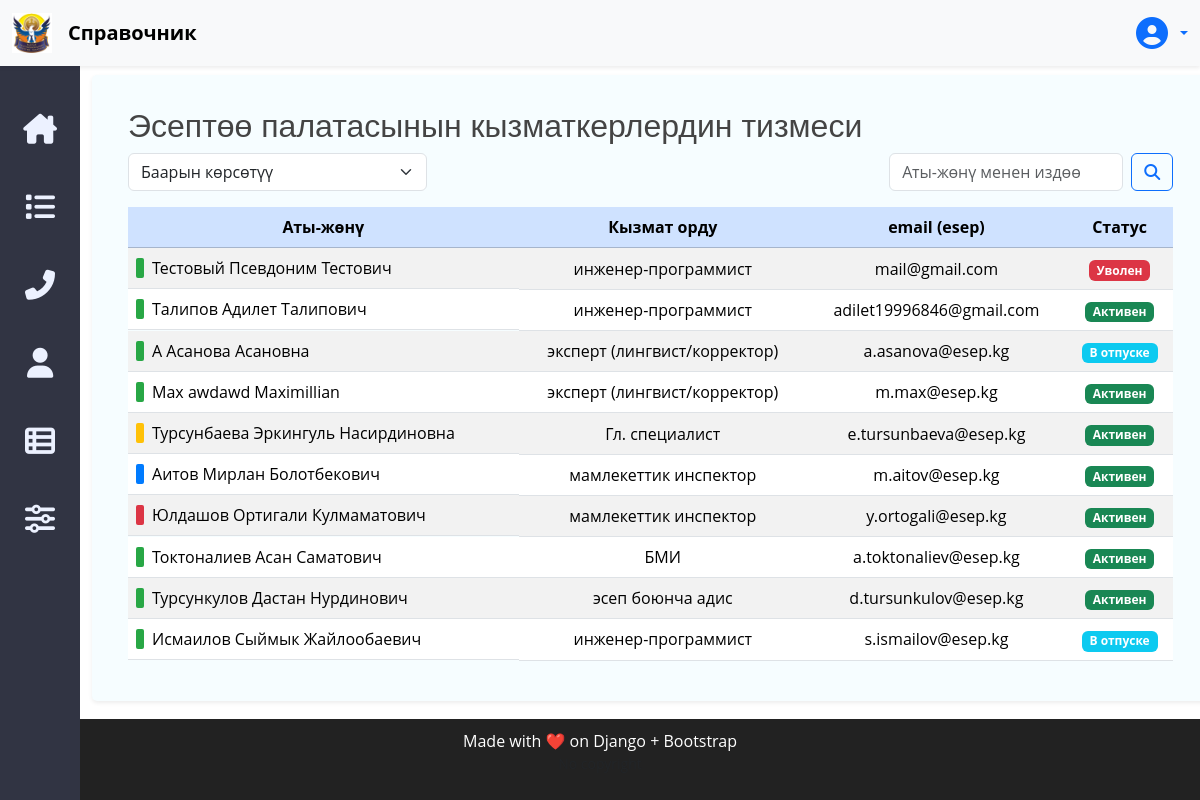
The page /employee_list/ on the database as committed earlier.
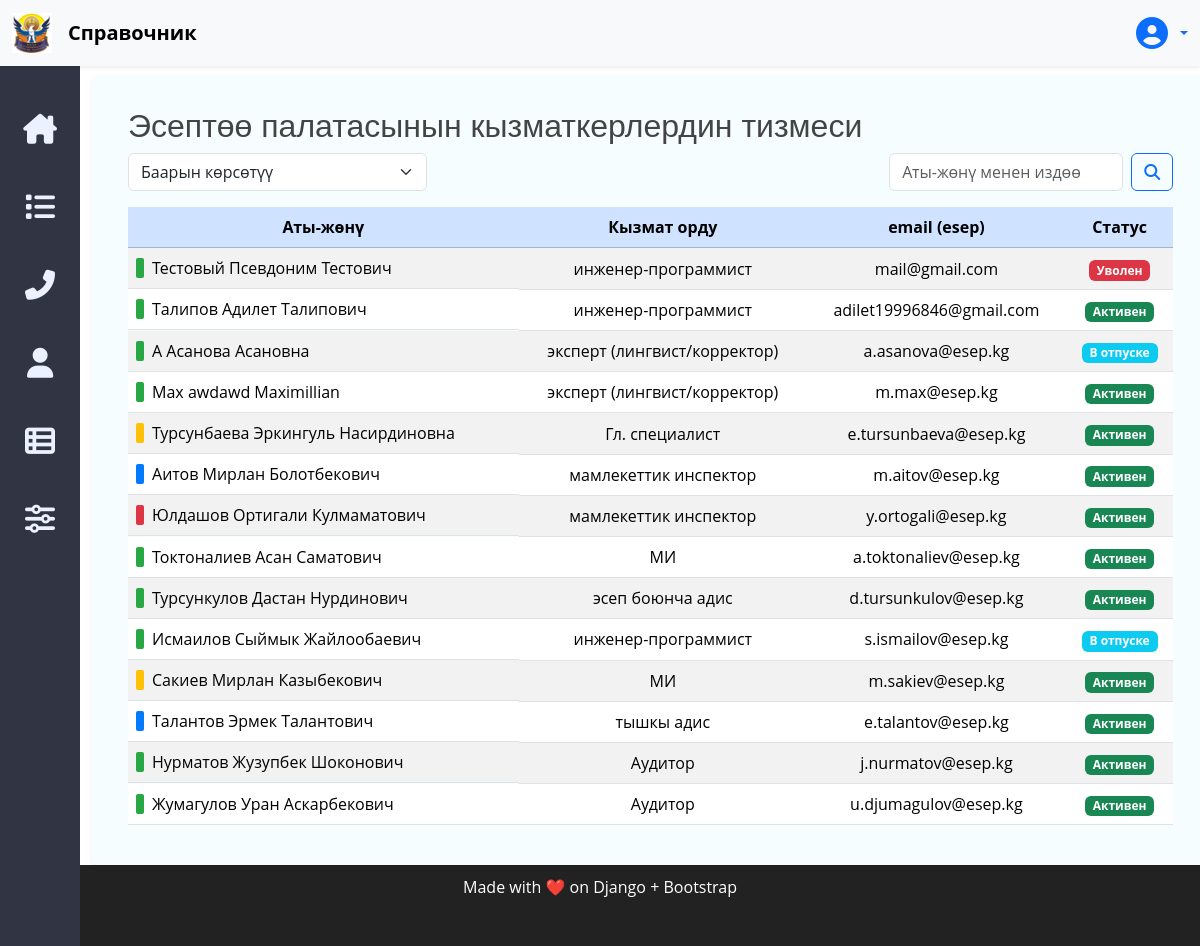
The same page on the database as committed later.
### accounts/models.py (models this page shows, shortened)
class Profile(models.Model):
    GENDER_CHOICES = [
        ('male', 'Мужской'),
        ('female', 'Женский'),
    ]
    STATUS_CHOICES = [
        ('active', 'Активен'),
        ('vacation', 'В отпуске'),
        ('fired', 'Уволен'),
    ]
    user = models.OneToOneField(User, on_delete=models.SET_NULL, null=True, blank=True,
                                related_name="profile", verbose_name="Учётная запись", )
    first_name = models.CharField("Имя", max_length=100)
    last_name = models.CharField("Фамилия", max_length=100)
    patronymic = models.CharField("Отчество", max_length=100, blank=True, null=True)
    pin = models.CharField("ИНН", max_length=20, unique=True, null=True, blank=True)
    birth_date = models.DateField("Дата рождения", null=True, blank=True)
    gender = models.CharField("Пол", max_length=10, choices=GENDER_CHOICES, blank=True)
    position = models.ForeignKey(Position, on_delete=models.SET_NULL,
                                 null=True, blank=True, verbose_name="Должность", related_name="profiles")
    office = models.ForeignKey(Office, on_delete=models.SET_NULL, null=True, blank=True, verbose_name="Филиал")
    email = models.EmailField("Email", blank=True, null=True)
    phone_number_work = models.CharField("Рабочий телефон",
                                         max_length=20, blank=True, null=True, default="-")
    phone_number_mobile = models.CharField("Мобильный телефон",
                                           max_length=20, blank=True, null=True, default="-")
    phone_number_government = models.CharField("Правит. телефон",
                                               max_length=10, blank=True, null=True, default="-")
    office_number = models.CharField("№ кабинета", max_length=5, blank=True, null=True, default="-")
    user_photo = models.ImageField("Фото пользователя", upload_to="user_photos/", blank=True, null=True)
    bio = models.TextField("О себе", blank=True, null=True, default="-")
    created_at = models.DateTimeField("Создан", auto_now_add=True)
    updated_at = models.DateTimeField("Обновлён", auto_now=True)
    status = models.CharField("Статус", max_length=10, choices=STATUS_CHOICES, default="active")
    is_inspector = models.BooleanField("Инспектор", default=False)

### core/models.py (models this page shows, shortened)
class Position(models.Model):
    title = models.CharField(_("Название должности"), max_length=150)
    department = models.ForeignKey(
        Department,
        on_delete=models.CASCADE,
        related_name="positions",
        null=True, blank=True,
        verbose_name="Отдел"
    )

### core/views.py (the view)
# urls.py: path("employee_list/", ProfileOfficesListView.as_view(), name="employees"),
class ProfileOfficesListView(ListView):
    model = Profile
    template_name = "core/empl_list.html"
    context_object_name = "employees"
    def get_queryset(self):
        queryset = super().get_queryset().select_related("office")
        office_id = self.request.GET.get("office")
        if office_id:
            queryset = queryset.filter(office_id=office_id)
        query = self.request.GET.get("q")
        if query:
            queryset = queryset.filter(
                Q(last_name__icontains=query) |
                Q(first_name__icontains=query) |
                Q(email__icontains=query)
            )
        return queryset
    def get_context_data(self, **kwargs):
        context = super().get_context_data(**kwargs)
        context["offices"] = Office.objects.all()
        context["selected_office"] = self.request.GET.get("office")
        return context

### core/templates/core/empl_list.html (shortened to what this page needs)
{% extends "base.html" %}
{% load i18n %}
{% block content %}
<div class="container mt-2">
    <h2>{% trans 'Эсептөө палатасынын кызматкерлердин тизмеси' %}</h2>
    <div class="d-flex justify-content-between align-items-center mb-3">
        <form method="get" class="d-flex">
            <select name="office" class="form-select me-2" onchange="this.form.submit()">
                <option value="">{% trans 'Баарын көрсөтүү' %}</option>
            </select>
        </form>
        <form method="get" class="d-flex" role="search">
            <input
                    type="text"
                    name="q"
                    value="{{ request.GET.q }}"
                    class="form-control me-2"
                    placeholder="{% trans 'Аты-жөнү менен издөө' %}">
            <button class="btn btn-outline-primary" type="submit"><i class="fa-solid fa-magnifying-glass"></i></button>
        </form>
    </div>
    <table class="table table-striped table-hover text-center align-middle ">
        <thead class="table-primary">
        </thead>
        <tbody>
        {% for employee in employees %}
        <tr onclick="window.location='{% url 'employee_detail' employee.pk %}'" style="cursor:pointer;">
            <td class="text-start d-flex align-items-center">
                {% if employee.office_id == 1 %}
                <span class="office-marker office-green"></span>
                {% elif employee.office_id == 2 %}
                <span class="office-marker office-yellow"></span>
                {% elif employee.office_id == 3 %}
                <span class="office-marker office-blue"></span>
                {% elif employee.office_id == 4 %}
                <span class="office-marker office-red"></span>
                {% endif %}
                {{ employee.last_name }} {{ employee.first_name }} {{ employee.patronymic }}
            </td>
            <td>{{ employee.position.title }}</td>
            <td>{{ employee.email }}</td>
            <td> {% if employee.status == 'active' %}
                <span class="badge bg-success">{{ employee.get_status_display }}</span>
                {% elif employee.status == 'vacation' %}
                <span class="badge bg-info">{{ employee.get_status_display }}</span>
                {% elif employee.status == 'fired' %}
                <span class="badge bg-danger">{{ employee.get_status_display }}</span>
                {% else %}
                {{ employee.get_status_display }}
                {% endif %}
            </td>
        </tr>
        {% empty %}
        <tr>
            <td colspan="6">{% trans 'Кызматкер жок' %}</td>
        </tr>
        {% endfor %}
        </tbody>
    </table>
</div>
{% endblock %}

### templates/base.html (shortened to what this page needs)
<!doctype html>
<html lang="ru">
<head>
    {% load static %}
    <link href="https://cdn.jsdelivr.net/npm/bootstrap@5.3.3/dist/css/bootstrap.min.css" rel="stylesheet">
    <link rel="stylesheet" href="https://cdnjs.cloudflare.com/ajax/libs/font-awesome/6.5.2/css/all.min.css">
    <link href="{% static 'assets/css/style.css' %}" rel="stylesheet">
</head>
<body>
<header>
    {% include "includes/navbar.html" %}
</header>
<div class="container-fluid">
        <nav>
            {% include "includes/sidebar.html" %}
        </nav>
        <main>
            <div class="main-block p-4 shadow-sm">
                {% block content %}{% endblock %}
            </div>
        </main>
</div>
<footer class="footer">
    {% include "includes/footbar.html" %}
</footer>
</body>
</html>

### templates/includes/navbar.html (shortened to what this page needs)
{% load i18n %}
<nav class="navbar navbar-expand-lg navbar-light bg-light shadow-sm fixed-top">
    <div class="container-fluid">
        <a class="navbar-brand d-flex align-items-center" href="#">
            <img src="/static/favicon/android-chrome-192x192.png"
                 alt="Logo" width="40" height="40" class="me-3">
            <span class="fw-bold">{% trans 'Справочник' %}</span>
        </a>
        <div class="dropdown ms-lg-3">
            <a class="d-flex align-items-center text-decoration-none dropdown-toggle"
               href="#" id="userMenu" role="button" data-bs-toggle="dropdown" aria-expanded="false">
                {% if user.is_authenticated and user.profile.user_photo %}
                <span class="fw-semibold me-4">
                {% if user.first_name or user.last_name %}
                    {{ user.first_name }} {{ user.last_name }}
                {% else %}
                    {{ user.username }}
                {% endif %}
                </span>
                <img src="{{ user.profile.user_photo.url }}" alt="avatar"
                     class="rounded-circle me-2" width="32" height="32">
                {% else %}
                <i class="fa-solid fa-circle-user fa-2x me-2 text-primary"></i>
                {% endif %}
            </a>
        </div>
    </div>
</nav>

### templates/includes/sidebar.html (shortened to what this page needs)
{% load i18n %}
<nav class="sidebar-navigation">
    <ul>
        <li>
            <a href="{% url 'main_menu' %}">
                <i class="fa-solid fa-house-chimney"></i>
            </a>
        </li>
        <li>
            <a href="{% url 'employees' %}">
                <i class="fa-solid fa-list"></i>
            </a>
        </li>
        <li>
            <a href="{% url 'contacts' %}">
                <i class="fa-solid fa-phone-flip"></i>
            </a>
        </li>
        <li>
            <a href="{% url 'accounts:profile_detail' %}">
                <i class="fa-solid fa-user"></i>
            </a>
        </li>
        <li>
            <a href="{% url 'arrangement' %}">
                <i class="fa-solid fa-table-list"></i>
            </a>
        </li>
        <li>
            <a href="{% url 'settings' %}">
                <i class="fa fa-sliders"></i>
            </a>
        </li>
    </ul>
</nav>

### templates/includes/footbar.html
 <div class="text-center">
    <p class="mb-0">Made with ❤️ on Django + Bootstrap</p>
</div>
<div class="text-center text-muted small">
    <p>No copyright</p>
</div>

### static/assets/css/style.css (style rules this page uses)
:root { scroll-behavior: smooth; }
html, body { font-family: "Open Sans", sans-serif; background-image: url('/media/user_photos/back-image.png'); background-size: cover; color: #444444; display: flex; flex-direction: column; height: 100%; margin: 0; }
h1, h2, h3, h4, h5, h6 { font-family: "Nunito", sans-serif; }
.main-block { background-color: #f6fdff; border-radius: 5px; position: relative; display: block; width: 95%; margin-left: 80px; min-height: 93%; margin-top: 75px; z-index: 0; }
.navbar { transition: background-color 0.3s, box-shadow 0.3s; }
.navbar-brand img { object-fit: cover; }
:root { --sidebar-background-color: #313443; --active-sidebar-link-color: #5e6b96; --hover-sidebar-link-color: var(--active-sidebar-link-color); --active-link-color: #98D7EC; --tooltip-background-color: var(--sidebar-background-color); }
.sidebar-navigation { position: fixed; margin-top: 65px; height: 100%; width: 80px; padding-top: 25px; background-color: var(--sidebar-background-color); left: 0px; z-index: 1; }
.sidebar-navigation a { color: #ecf1ff; text-decoration: none; }
.sidebar-navigation ul li a { display: block; padding: 24px 0; transition: background-color 0.3s, color 0.3s; }
.sidebar-navigation ul li a i { display: block; font-size: 30px; transition: color 0.3s; }
.sidebar-navigation ul { text-align: center; color: white; position: static; padding: 0; margin: 0; width: 100%; }
.sidebar-navigation ul li i { display: block; font-size: 24px; transition: all ease 450ms; }
.footer { margin-top: auto; background: #222; color: white; text-align: center; padding: 10px; }
.office-marker { display: inline-block; width: 8px; height: 20px; margin-right: 8px; border-radius: 2px; }
.office-green { background-color: #28a745; }
.office-yellow { background-color: #ffc107; }
.office-red { background-color: #dc3545; }
.office-blue { background-color: #007bff; }

Rows that differ between the two databases and show on the page:
changed Profile "Токтоналиев": position "БМИ" → "МИ"
added Profile: last_name "Сакиев", first_name "Мирлан", patronymic "Казыбекович", position "МИ", email "m.sakiev@esep.kg", status "Активен"
added Profile: last_name "Талантов", first_name "Эрмек", patronymic "Талантович", position "тышкы адис", email "e.talantov@esep.kg", status "Активен"
added Profile: last_name "Нурматов", first_name "Жузупбек", patronymic "Шоконович", position "Аудитор", email "j.nurmatov@esep.kg", status "Активен"
added Profile: last_name "Жумагулов", first_name "Уран", patronymic "Аскарбекович", position "Аудитор", email "u.djumagulov@esep.kg", status "Активен"
